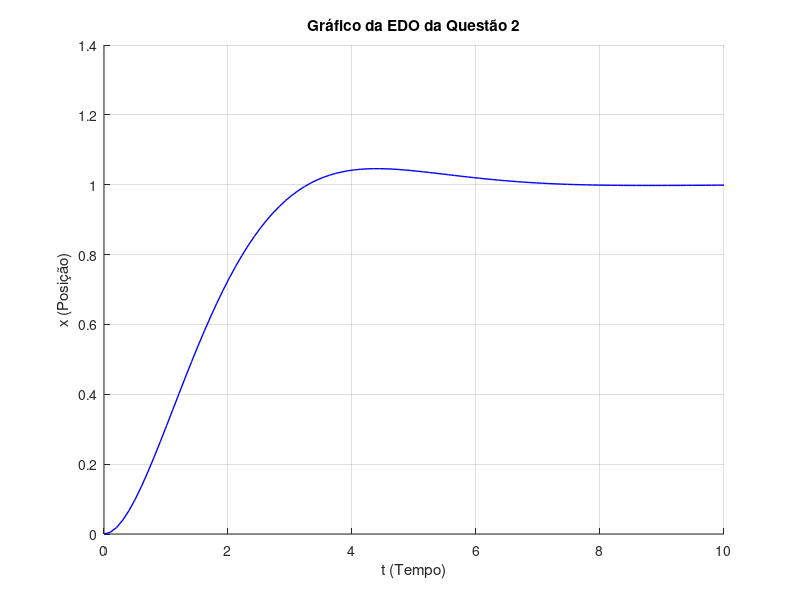

Write MATLAB code to recreate this figure.
fa = 1;
m = 1;
k = 1;
b = 1.4;
Gamma = b/(2*m);
w2 = k/m;
w_ef = sqrt(w2-Gamma^2);
f = @(t)(exp(-Gamma.*t).*(-cos(w_ef.*t)-(Gamma/w_ef).*sin(w_ef.*t))+(fa/k));
figure;
hold on;
grid on;
x = linspace(0, 10, 100);
plot(x, f(x), 'b', 'LineWidth', 1);
title('Gráfico da EDO da Questão 2');
xlabel('t (Tempo)');
ylabel('x (Posição)');